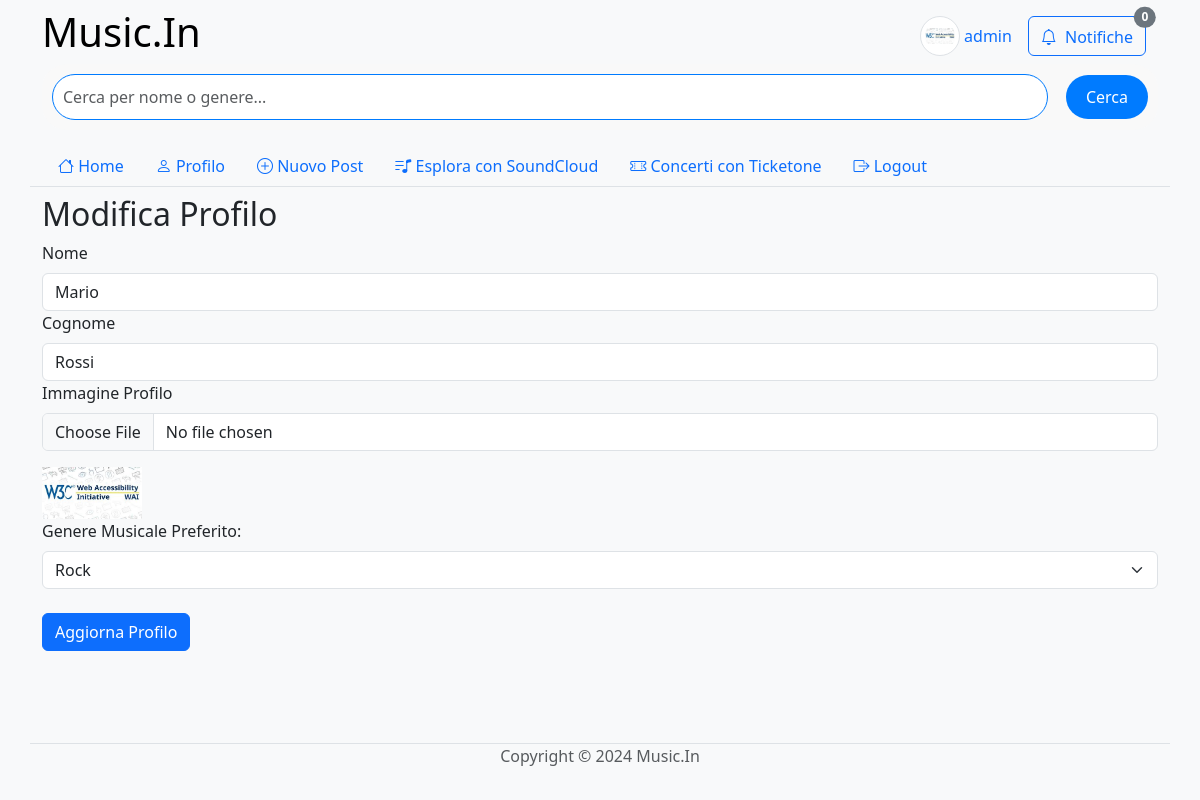
The page /edit-profile.php (signed in) on the database its author committed.
### tables this page shows
create table users (
     `id` int not null AUTO_INCREMENT,
     `username` varchar(255) not null,
     `password` varchar(255) not null,
     `email` varchar(255) not null,
     `name` varchar(255),
     `surname` varchar(255),
     `image` varchar(255),
     `genre_id` int,
     constraint `IDUser` primary key (`id`),
     unique key `username` (`username`),
     unique key `email` (`email`));

create table genres (
     `id` int not null AUTO_INCREMENT,
     `name` varchar(255) not null,
     constraint `IDgenres` primary key (`id`));

### edit-profile.php (called while the page is built, shortened)
<?php
require_once __DIR__ . '/bootstrap.php';
$genres = $dbh->getAllGenres();
$templateParams["title"] = "Music.In - Modifica Profilo";
$templateParams["name"] = "edit-profile";
require __DIR__ . '/template/base.php';
?>

### db/connessione-db.php (called while the page is built)
<?php
require_once(__DIR__ . "/dbhelper.php");
$servername = "localhost";
$username = "root";
$password = "";
$dbname = "music_in";
$port = 3306;
$dbh = new DatabaseHelper($servername, $username, $password, $dbname, $port);
?>

### db/dbhelper.php (called while the page is built, shortened)
<?php
class DatabaseHelper {
    private $conn;
    public function __construct($servername, $username, $password, $dbname, $port) {
        try {
            $this->conn = new PDO("mysql:host=$servername;dbname=$dbname;port=$port", $username, $password);
            $this->conn->setAttribute(PDO::ATTR_ERRMODE, PDO::ERRMODE_EXCEPTION);
            $this->conn->exec("SET NAMES utf8mb4");
        } catch(PDOException $e) {
            echo "Connessione al database fallita: " . $e->getMessage();
            die();
        }
    }
    public function getUserInfo($user_id) {
        $query_user = "SELECT id, username, email, name, surname, image as profile_image, genre_id FROM users WHERE id = :user_id";
        $stmt_user = $this->conn->prepare($query_user);
        $stmt_user->bindParam(':user_id', $user_id);
        $stmt_user->execute();
        $user = $stmt_user->fetch(PDO::FETCH_ASSOC);
        return $user;
    }
    public function getAllGenres() {
        $query = "SELECT id, name FROM genres";
        $stmt = $this->conn->prepare($query);
        $stmt->execute();
        return $stmt->fetchAll(PDO::FETCH_ASSOC);
    }
}
?>

### template/edit-profile.php (the view, shortened to what this page needs)
<section>
    <h2>Modifica Profilo</h2>
    <form action="php/processa-profile.php" method="post" enctype="multipart/form-data">
        <div class="mb-3">
            <label for="name" class="form-label">Nome</label>
            <input type="text" class="form-control" id="name" name="name" value="<?php echo htmlspecialchars($user['name']); ?>">
            <label for="surname" class="form-label">Cognome</label>
            <input type="text" class="form-control" id="surname" name="surname" value="<?php echo htmlspecialchars($user['surname']); ?>">
            <label for="image" class="form-label">Immagine Profilo</label>
            <input class="form-control" type="file" id="image" name="image">
        </div>
        <?php if ($user['profile_image']): ?>
            <img src="<?php echo UPLOAD_DIR . htmlspecialchars($user['profile_image']); ?>" alt="Immagine Profilo" style="width: 100px; height: auto;"><br>
        <?php endif; ?>
        <label for="genre" class="form-label">Genere Musicale Preferito:</label>
        <select class="form-select" id="genre" name="genre">
            <?php foreach ($genres as $genre): ?>
                <option value="<?php echo $genre['id']; ?>"<?php if ($user['genre_id'] == $genre['id']) echo htmlspecialchars('selected'); ?>><?php echo htmlspecialchars($genre['name']); ?></option>
            <?php endforeach; ?>
        </select><br>
        <input class="btn btn-primary" type="submit" value="Aggiorna Profilo">
    </form>
</section>

### template/base.php (shortened to what this page needs)
<!DOCTYPE html>
<html lang="it" class="h-100">
<head>
    <link href="https://cdn.jsdelivr.net/npm/bootstrap@5.3.3/dist/css/bootstrap.min.css" rel="stylesheet">
    <link rel="stylesheet" href="https://cdn.jsdelivr.net/npm/bootstrap-icons@1.11.3/font/bootstrap-icons.min.css">
    <link rel='stylesheet' type='text/css' href='css/common.css'>
</head>
<body class="bg-light d-flex flex-column h-100">
<?php
$username = $dbh->getUserInfo(getCurrentUserId())['username'];
$profile_image = $dbh->getUserInfo(getCurrentUserId())['profile_image'];
?>
    <nav class="navbar navbar-expand-md navbar-light bg-light sticky-top">
        <div class="container justify-content-center border-bottom">
            <div class="col-12">
                <div class="d-flex">
                    <h1><a class="navbar-brand h1 fs-1" href="/">Music.In</a></h1>
                    <div class="container nav nav-pills align-items-center justify-content-end">
                        <a class="nav-link" href="profile.php">
                            <?php if (!empty($profile_image)): ?>
                                <img class="avatar-thumbnail img-thumbnail rounded-circle" src="<?php echo UPLOAD_DIR . htmlspecialchars($profile_image); ?>" alt="Immagine Profilo">
                            <?php else: ?>
                                <span class="bi bi-person-circle align-middle"></span>
                            <?php endif; ?>
                            <span class="d-none d-sm-inline align-middle"><?php echo htmlspecialchars($username); ?></span>
                        </a>
                        <a class="btn btn-outline-primary position-relative <?php markIfActive("notifications.php"); ?>" href="notifications.php">
                            <div class="text-nowrap">
                                <span class="bi bi-bell align-middle"></span>
                                <span class="d-none d-sm-inline ms-1 align-middle">Notifiche</span>
                                <span id="notification_counter" class="position-absolute top-0 start-100 translate-middle badge rounded-pill bg-secondary">0</span>
                            </div>
                        </a>
                    </div>
                </div>
                <form class="d-flex" role="search" action="search.php" method="get">
                    <input class="form-control me-2" type="search" id="searchBar" name="search" placeholder="Cerca per nome o genere..." aria-label="Search">
                    <button class="btn btn-outline-success" type="submit">Cerca</button>
                </form>
                <div class="navbar-collapse" id="navbarCollapse">
                    <ul class="nav nav-pills col-12 col-lg-auto my-2 justify-content-center my-md-0 text-small">
                        <?php
                        $navlinks = [
                            ["index.php", "bi-house", "Home"],
                            ["profile.php", "bi-person", "Profilo"],
                            ["new-post.php", "bi-plus-circle", "Nuovo Post"],
                            ["explore.php", "bi bi-music-note-list", "Esplora con SoundCloud"],
                            ["concerts.php", "bi bi-ticket-perforated", "Concerti con Ticketone"],
                            ["logout.php", "bi-box-arrow-right", "Logout"],
                        ];
                        ?>
                        <?php foreach ($navlinks as $navlink) : ?>
                            <li class="nav-item">
                                <a class="nav-link <?php markIfActive($navlink[0]); ?>" href="<?php echo $navlink[0]; ?>">
                                    <span class="bi <?php echo $navlink[1]; ?>"></span>
                                    <span class="d-none d-md-inline"><?php echo $navlink[2]; ?></span>
                                </a>
                            </li>
                        <?php endforeach; ?>
                    </ul>
                </div>
            </div>
        </div>
    </nav>
    <main class="flex-shrink-0">
        <div class="container">
            <?php if(isset($templateParams["name"])) { require(__DIR__ . "/" . $templateParams["name"] . ".php"); } ?>
        </div>
    </main>
    <footer class="footer mt-auto py-3 bg-body-tertiary">
        <div class="container border-top">
            <p class="text-center text-body-secondary">Copyright &copy; 2024 Music.In</p>
        </div>
    </footer>
</body>
</html>

### css/common.css (style rules this page uses)
.avatar-thumbnail { height: 30pt; width: 30pt; object-fit: scale-down; }
form.d-flex[role="search"] { display: flex; align-items: center; gap: 10px; margin-bottom: 16px; background-color: #f9f9f9; padding: 10px; border-radius: 25px; }
form.d-flex[role="search"] .form-control { flex: 1; border: 1px solid #007bff; border-radius: 25px; padding: 10px; font-size: 16px; }
form.d-flex[role="search"] .btn { padding: 10px 20px; font-size: 16px; border-radius: 25px; background-color: #007bff; color: white; border: none; transition: background-color 0.3s; }

### rows shown on the page
users: image (picture), username "admin", name "Mario", surname "Rossi", genre "Rock"

### other values the page prints
$navlink[2] "Home"
$navlink[2] "Profilo"
$navlink[2] "Nuovo Post"
$navlink[2] "Esplora con SoundCloud"
$navlink[2] "Concerti con Ticketone"
$navlink[2] "Logout"
